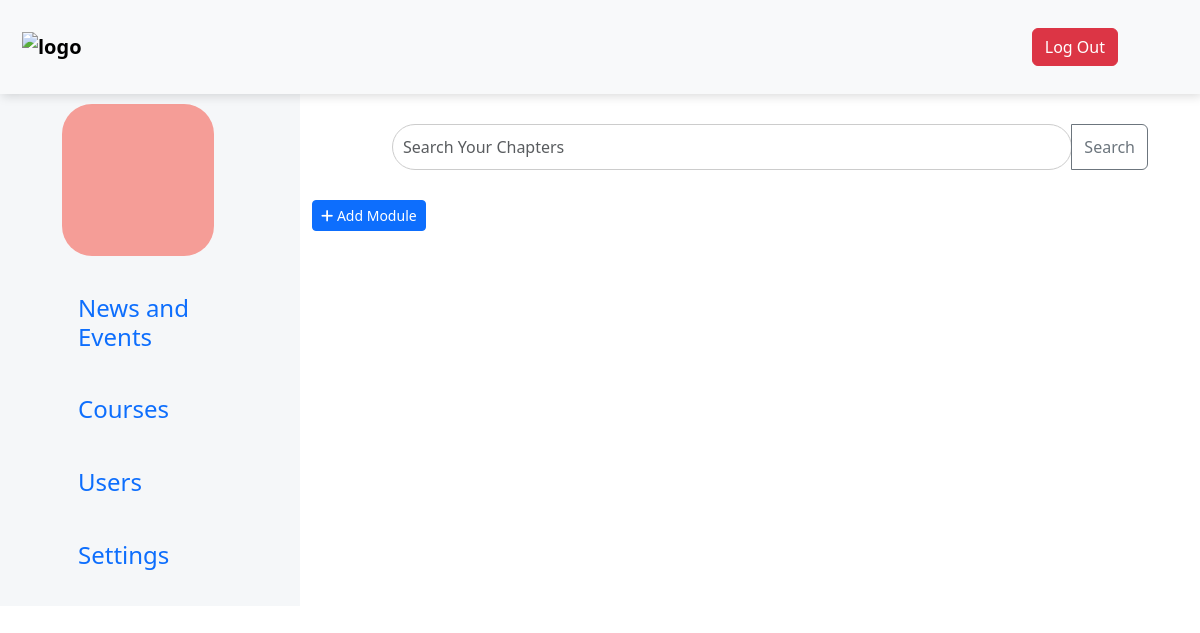
The app's page /courses/courses/2/modules/ (signed in), older data.
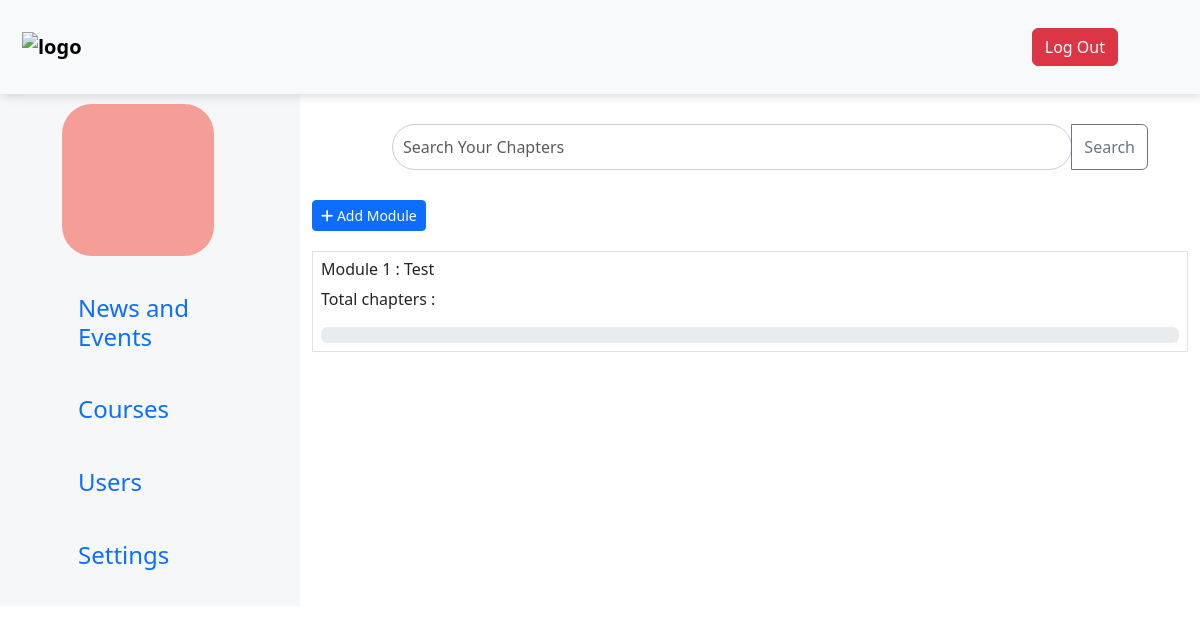
The same page, newer data.
### courses/models.py (models this page shows, shortened)
class Module(models.Model):
    course = models.ForeignKey(Course, on_delete=models.CASCADE)
    title = models.CharField(max_length=200, unique=False, null=True)
    date_added = models.DateTimeField(auto_now_add=True)
    module_no=models.IntegerField(default=0)
    progress = models.IntegerField(default=0)
    class Meta:
        verbose_name_plural = "Module"
        unique_together = ('course', 'title')

### courses/views.py (the view)
# urls.py: path('courses/<int:course_id>/modules/', views.course_modules, name='course_modules'),
def course_modules(request, course_id):
    course = get_object_or_404(Course, pk=course_id)
    modules = course.module_set.all()  # Assuming 'Module' is related name in 'Course' model
    return render(request, 'courses/course_modules.html', {'course': course, 'modules': modules})

### templates/courses/course_modules.html (shortened to what this page needs)
{% extends 'base.html' %}
{% block content %}
        {% if request.user.is_admin %}
    <div class="admin-actions">
         <a class="btn btn-sm btn-primary" href="{% url 'courses:new_Module'  course_id=course.id %}"><i class="fa-solid fa-plus"></i> Add Module</a>
    </div>
    {% endif %}
        {% for module in modules %}
        <div class="module">
            <div class="container p-2 my-2 border">
                <h6>Module {{module.module_no}}  :  {{module.title}}</h6>
                <p>Total chapters : {{chapter_count.C}}</p>
                <div class="progress">
                </div>
            </div>
            </div>
        {% endfor %}
{% endblock content %}

Row changes from the older to the newer data that the page shows:
added Module: module_no "1", title "Test"
